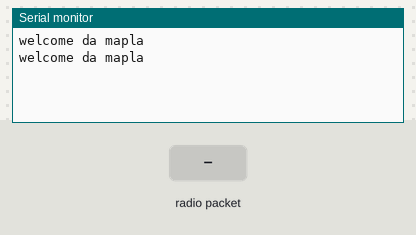
The sketch below on a simulated Arduino Uno, built with avr-gcc and run on an emulated ATmega328P. Shown: the last lines printed to the serial monitor. The test bench sets the inputs (shaded band). No radio packets arrive unless stated.

Above: at 1.3 s.
1.4 s: radio packet "1" arrives
At 1.84 s:
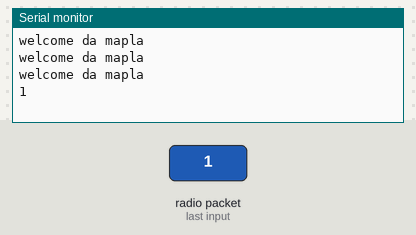
3.0 s: radio packet "0" arrives
At 3.36 s:
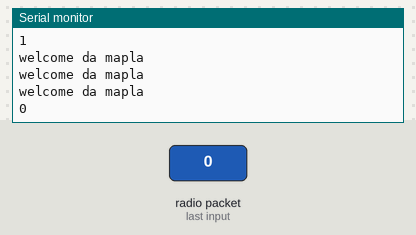
4.5 s: radio packet "2" arrives
At 4.88 s:
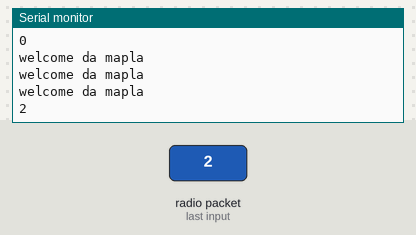

Measured:
- after the input at 1.4 s, the serial monitor: prints a new line after 0.14 s (image 1)
- after the input at 3.0 s, the serial monitor: prints a new line after 0.06 s (image 2)
- after the input at 4.5 s, the serial monitor: prints a new line after 0.08 s (image 3)

The sketch:

NRF_Vehicle.ino
```cpp
//nRF24L01 communication 2 ways Arduino B

#include <SPI.h>
#include <RF24.h>
RF24 radio(9, 10); // CE, CSN
const byte addresses [][6] = {"00001", "00002"};    //Setting the two addresses. One for transmitting and one for receiving


void setup()
{
  Serial.begin(9600);
  radio.begin();                            //Starting the radio communication
  radio.openWritingPipe(addresses[0]);      //Setting the address at which we will send the data
  radio.openReadingPipe(1, addresses[1]);   //Setting the address at which we will receive the data
  radio.setPALevel(RF24_PA_MIN);            //You can set it as minimum or maximum depending on the distance between the transmitter and receiver.
}

void loop()
{
  delay(5);
  radio.startListening();                    //This sets the module as receiver
  if (radio.available())                     //Looking for incoming data
  {
    char button_stateA[32] = "";
    radio.read(&button_stateA, sizeof(button_stateA));
    Serial.println(button_stateA);
  }
  delay(500);

  radio.stopListening();                           //This sets the module as transmitter
  char button_stateB[32] = "welcome da mapla";
  Serial.println(button_stateB);
  radio.write(&button_stateB, sizeof(button_stateB));   //Sending the data
}
```
